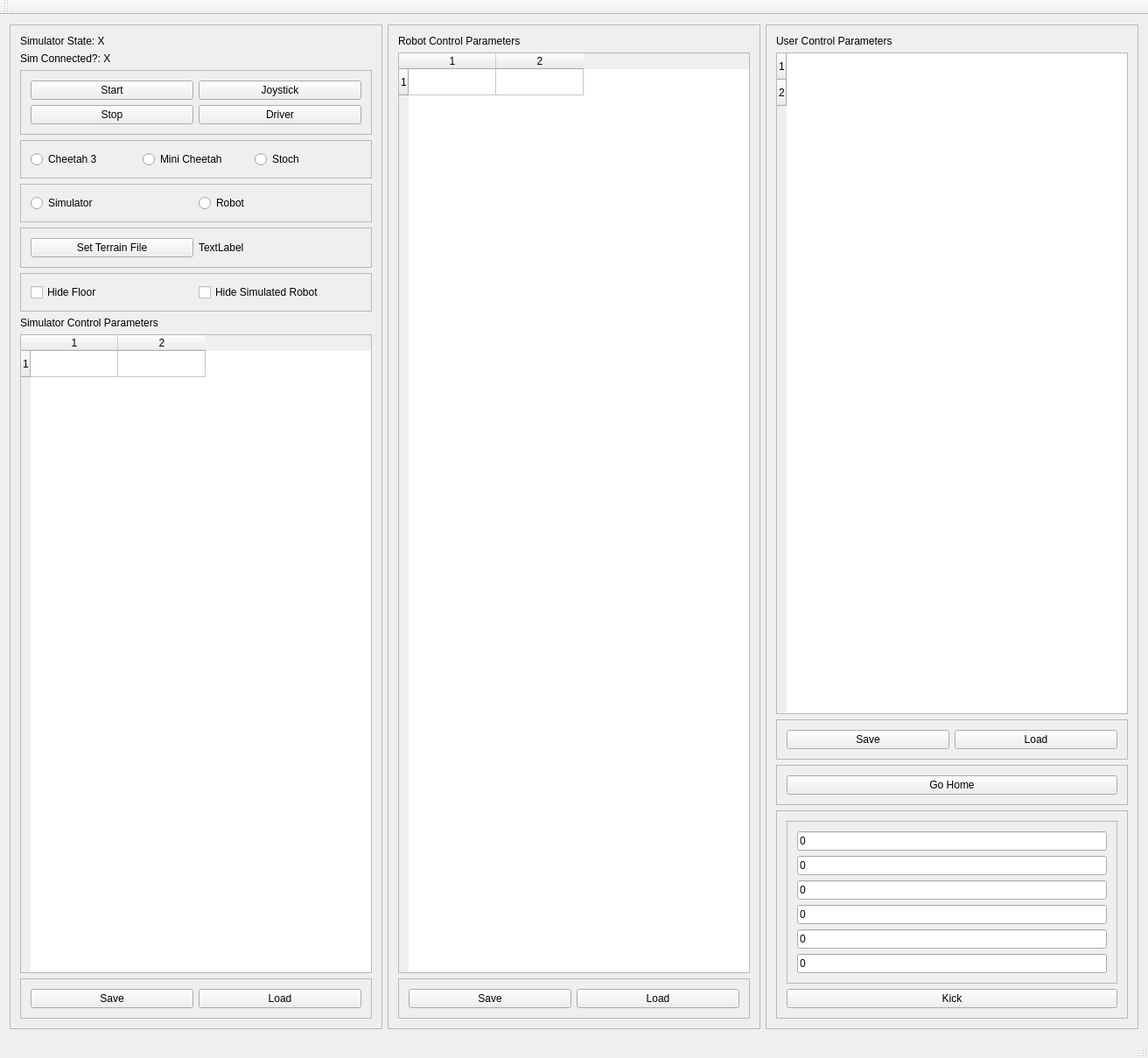
<?xml version="1.0" encoding="UTF-8"?>
<ui version="4.0">
 <class>SimControlPanel</class>
 <widget class="QMainWindow" name="SimControlPanel">
  <property name="geometry">
   <rect>
    <x>0</x>
    <y>0</y>
    <width>1312</width>
    <height>1209</height>
   </rect>
  </property>
  <property name="windowTitle">
   <string>SimControlPanel</string>
  </property>
  <widget class="QWidget" name="centralWidget">
   <layout class="QHBoxLayout" name="horizontalLayout_3">
    <item>
     <widget class="QFrame" name="frame_2">
      <property name="frameShape">
       <enum>QFrame::StyledPanel</enum>
      </property>
      <property name="frameShadow">
       <enum>QFrame::Raised</enum>
      </property>
      <layout class="QVBoxLayout" name="verticalLayout">
       <item>
        <widget class="QLabel" name="simulatorStateLabel">
         <property name="text">
          <string>Simulator State: X</string>
         </property>
        </widget>
       </item>
       <item>
        <widget class="QLabel" name="simulatorConnectedLabel">
         <property name="text">
          <string>Sim Connected?: X</string>
         </property>
        </widget>
       </item>
       <item>
        <widget class="QFrame" name="frame">
         <property name="frameShape">
          <enum>QFrame::StyledPanel</enum>
         </property>
         <property name="frameShadow">
          <enum>QFrame::Raised</enum>
         </property>
         <layout class="QGridLayout" name="gridLayout">
          <item row="0" column="0">
           <widget class="QPushButton" name="startButton">
            <property name="text">
             <string>Start</string>
            </property>
           </widget>
          </item>
          <item row="1" column="1">
           <widget class="QPushButton" name="driverButton">
            <property name="text">
             <string>Driver</string>
            </property>
           </widget>
          </item>
          <item row="0" column="1">
           <widget class="QPushButton" name="joystickButton">
            <property name="text">
             <string>Joystick</string>
            </property>
           </widget>
          </item>
          <item row="1" column="0">
           <widget class="QPushButton" name="stopButton">
            <property name="text">
             <string>Stop</string>
            </property>
           </widget>
          </item>
         </layout>
        </widget>
       </item>
       <item>
        <widget class="QFrame" name="frame_9">
         <property name="frameShape">
          <enum>QFrame::StyledPanel</enum>
         </property>
         <property name="frameShadow">
          <enum>QFrame::Raised</enum>
         </property>
         <layout class="QHBoxLayout" name="horizontalLayout_2">
          <item>
           <widget class="QRadioButton" name="cheetah3Button">
            <property name="text">
             <string>Cheetah 3</string>
            </property>
           </widget>
          </item>
          <item>
           <widget class="QRadioButton" name="miniCheetahButton">
            <property name="text">
             <string>Mini Cheetah</string>
            </property>
           </widget>
          </item>
          <item>
           <widget class="QRadioButton" name="stochButton">
            <property name="text">
             <string>Stoch</string>
            </property>
           </widget>
          </item>
         </layout>
        </widget>
       </item>
       <item>
        <widget class="QFrame" name="frame_10">
         <property name="frameShape">
          <enum>QFrame::StyledPanel</enum>
         </property>
         <property name="frameShadow">
          <enum>QFrame::Raised</enum>
         </property>
         <layout class="QHBoxLayout" name="horizontalLayout">
          <item>
           <widget class="QRadioButton" name="simulatorButton">
            <property name="text">
             <string>Simulator</string>
            </property>
           </widget>
          </item>
          <item>
           <widget class="QRadioButton" name="robotButton">
            <property name="text">
             <string>Robot</string>
            </property>
           </widget>
          </item>
         </layout>
        </widget>
       </item>
       <item>
        <widget class="QFrame" name="frame_13">
         <property name="frameShape">
          <enum>QFrame::StyledPanel</enum>
         </property>
         <property name="frameShadow">
          <enum>QFrame::Raised</enum>
         </property>
         <layout class="QHBoxLayout" name="horizontalLayout_4">
          <item>
           <widget class="QPushButton" name="setTerrainButton">
            <property name="text">
             <string>Set Terrain File</string>
            </property>
           </widget>
          </item>
          <item>
           <widget class="QLabel" name="terrainFileLabel">
            <property name="text">
             <string>TextLabel</string>
            </property>
           </widget>
          </item>
         </layout>
        </widget>
       </item>
       <item>
        <widget class="QFrame" name="frame_14">
         <property name="frameShape">
          <enum>QFrame::StyledPanel</enum>
         </property>
         <property name="frameShadow">
          <enum>QFrame::Raised</enum>
         </property>
         <layout class="QHBoxLayout" name="horizontalLayout_5">
          <item>
           <widget class="QCheckBox" name="hide_floor_checkbox">
            <property name="text">
             <string>Hide Floor</string>
            </property>
           </widget>
          </item>
          <item>
           <widget class="QCheckBox" name="hide_robot_checkbox">
            <property name="text">
             <string>Hide Simulated Robot</string>
            </property>
           </widget>
          </item>
         </layout>
        </widget>
       </item>
       <item>
        <widget class="QLabel" name="label">
         <property name="text">
          <string>Simulator Control Parameters</string>
         </property>
        </widget>
       </item>
       <item>
        <widget class="QTableWidget" name="simulatorTable">
         <property name="rowCount">
          <number>1</number>
         </property>
         <property name="columnCount">
          <number>2</number>
         </property>
         <row/>
         <column/>
         <column/>
        </widget>
       </item>
       <item>
        <widget class="QFrame" name="frame_6">
         <property name="frameShape">
          <enum>QFrame::StyledPanel</enum>
         </property>
         <property name="frameShadow">
          <enum>QFrame::Raised</enum>
         </property>
         <layout class="QGridLayout" name="gridLayout_3">
          <item row="0" column="1">
           <widget class="QPushButton" name="loadSimulatorButton">
            <property name="text">
             <string>Load</string>
            </property>
           </widget>
          </item>
          <item row="0" column="0">
           <widget class="QPushButton" name="saveSimulatorButton">
            <property name="text">
             <string>Save</string>
            </property>
           </widget>
          </item>
         </layout>
        </widget>
       </item>
      </layout>
     </widget>
    </item>
    <item>
     <widget class="QFrame" name="frame_5">
      <property name="frameShape">
       <enum>QFrame::StyledPanel</enum>
      </property>
      <property name="frameShadow">
       <enum>QFrame::Raised</enum>
      </property>
      <layout class="QVBoxLayout" name="verticalLayout_3">
       <item>
        <widget class="QLabel" name="label_2">
         <property name="text">
          <string>Robot Control Parameters</string>
         </property>
        </widget>
       </item>
       <item>
        <widget class="QTableWidget" name="robotTable">
         <property name="rowCount">
          <number>1</number>
         </property>
         <property name="columnCount">
          <number>2</number>
         </property>
         <row/>
         <column/>
         <column/>
        </widget>
       </item>
       <item>
        <widget class="QFrame" name="frame_4">
         <property name="frameShape">
          <enum>QFrame::StyledPanel</enum>
         </property>
         <property name="frameShadow">
          <enum>QFrame::Raised</enum>
         </property>
         <layout class="QGridLayout" name="gridLayout_2">
          <item row="0" column="1">
           <widget class="QPushButton" name="loadRobotButton">
            <property name="text">
             <string>Load</string>
            </property>
           </widget>
          </item>
          <item row="0" column="0">
           <widget class="QPushButton" name="saveRobotButton">
            <property name="text">
             <string>Save</string>
            </property>
           </widget>
          </item>
         </layout>
        </widget>
       </item>
      </layout>
     </widget>
    </item>
    <item>
     <widget class="QFrame" name="frame_3">
      <property name="frameShape">
       <enum>QFrame::StyledPanel</enum>
      </property>
      <property name="frameShadow">
       <enum>QFrame::Raised</enum>
      </property>
      <layout class="QVBoxLayout" name="verticalLayout_2">
       <item>
        <widget class="QLabel" name="label_3">
         <property name="text">
          <string>User Control Parameters</string>
         </property>
        </widget>
       </item>
       <item>
        <widget class="QTableWidget" name="userControlTable">
         <property name="rowCount">
          <number>2</number>
         </property>
         <property name="columnCount">
          <number>0</number>
         </property>
         <row/>
         <row/>
        </widget>
       </item>
       <item>
        <widget class="QFrame" name="frame_7">
         <property name="frameShape">
          <enum>QFrame::StyledPanel</enum>
         </property>
         <property name="frameShadow">
          <enum>QFrame::Raised</enum>
         </property>
         <layout class="QGridLayout" name="gridLayout_4">
          <item row="0" column="1">
           <widget class="QPushButton" name="loadUserButton">
            <property name="text">
             <string>Load</string>
            </property>
           </widget>
          </item>
          <item row="0" column="0">
           <widget class="QPushButton" name="saveUserButton">
            <property name="text">
             <string>Save</string>
            </property>
           </widget>
          </item>
         </layout>
        </widget>
       </item>
       <item>
        <widget class="QFrame" name="frame_8">
         <property name="frameShape">
          <enum>QFrame::StyledPanel</enum>
         </property>
         <property name="frameShadow">
          <enum>QFrame::Raised</enum>
         </property>
         <layout class="QVBoxLayout" name="verticalLayout_4">
          <item>
           <widget class="QPushButton" name="goHomeButton">
            <property name="text">
             <string>Go Home</string>
            </property>
           </widget>
          </item>
         </layout>
        </widget>
       </item>
       <item>
        <widget class="QFrame" name="frame_12">
         <property name="sizePolicy">
          <sizepolicy hsizetype="Expanding" vsizetype="Preferred">
           <horstretch>0</horstretch>
           <verstretch>0</verstretch>
          </sizepolicy>
         </property>
         <property name="frameShape">
          <enum>QFrame::StyledPanel</enum>
         </property>
         <property name="frameShadow">
          <enum>QFrame::Raised</enum>
         </property>
         <layout class="QGridLayout" name="gridLayout_6">
          <item row="0" column="0">
           <widget class="QFrame" name="frame_11">
            <property name="frameShape">
             <enum>QFrame::StyledPanel</enum>
            </property>
            <property name="frameShadow">
             <enum>QFrame::Raised</enum>
            </property>
            <layout class="QVBoxLayout" name="verticalLayout_6">
             <item>
              <widget class="QLineEdit" name="kickAngularX">
               <property name="sizePolicy">
                <sizepolicy hsizetype="Ignored" vsizetype="Fixed">
                 <horstretch>0</horstretch>
                 <verstretch>0</verstretch>
                </sizepolicy>
               </property>
               <property name="text">
                <string>0</string>
               </property>
              </widget>
             </item>
             <item>
              <widget class="QLineEdit" name="kickAngularY">
               <property name="sizePolicy">
                <sizepolicy hsizetype="Ignored" vsizetype="Fixed">
                 <horstretch>0</horstretch>
                 <verstretch>0</verstretch>
                </sizepolicy>
               </property>
               <property name="text">
                <string>0</string>
               </property>
              </widget>
             </item>
             <item>
              <widget class="QLineEdit" name="kickAngularZ">
               <property name="sizePolicy">
                <sizepolicy hsizetype="Ignored" vsizetype="Fixed">
                 <horstretch>0</horstretch>
                 <verstretch>0</verstretch>
                </sizepolicy>
               </property>
               <property name="text">
                <string>0</string>
               </property>
              </widget>
             </item>
             <item>
              <widget class="QLineEdit" name="kickLinearX">
               <property name="sizePolicy">
                <sizepolicy hsizetype="Minimum" vsizetype="Fixed">
                 <horstretch>0</horstretch>
                 <verstretch>0</verstretch>
                </sizepolicy>
               </property>
               <property name="text">
                <string>0</string>
               </property>
              </widget>
             </item>
             <item>
              <widget class="QLineEdit" name="kickLinearY">
               <property name="sizePolicy">
                <sizepolicy hsizetype="Minimum" vsizetype="Fixed">
                 <horstretch>0</horstretch>
                 <verstretch>0</verstretch>
                </sizepolicy>
               </property>
               <property name="text">
                <string>0</string>
               </property>
              </widget>
             </item>
             <item>
              <widget class="QLineEdit" name="kickLinearZ">
               <property name="sizePolicy">
                <sizepolicy hsizetype="Minimum" vsizetype="Fixed">
                 <horstretch>0</horstretch>
                 <verstretch>0</verstretch>
                </sizepolicy>
               </property>
               <property name="text">
                <string>0</string>
               </property>
              </widget>
             </item>
            </layout>
           </widget>
          </item>
          <item row="1" column="0">
           <widget class="QPushButton" name="kickButton">
            <property name="text">
             <string>Kick</string>
            </property>
           </widget>
          </item>
         </layout>
        </widget>
       </item>
      </layout>
     </widget>
    </item>
   </layout>
  </widget>
  <widget class="QMenuBar" name="menuBar">
   <property name="geometry">
    <rect>
     <x>0</x>
     <y>0</y>
     <width>1312</width>
     <height>22</height>
    </rect>
   </property>
  </widget>
  <widget class="QToolBar" name="mainToolBar">
   <attribute name="toolBarArea">
    <enum>TopToolBarArea</enum>
   </attribute>
   <attribute name="toolBarBreak">
    <bool>false</bool>
   </attribute>
  </widget>
  <widget class="QStatusBar" name="statusBar"/>
 </widget>
 <layoutdefault spacing="6" margin="11"/>
 <resources/>
 <connections/>
</ui>
